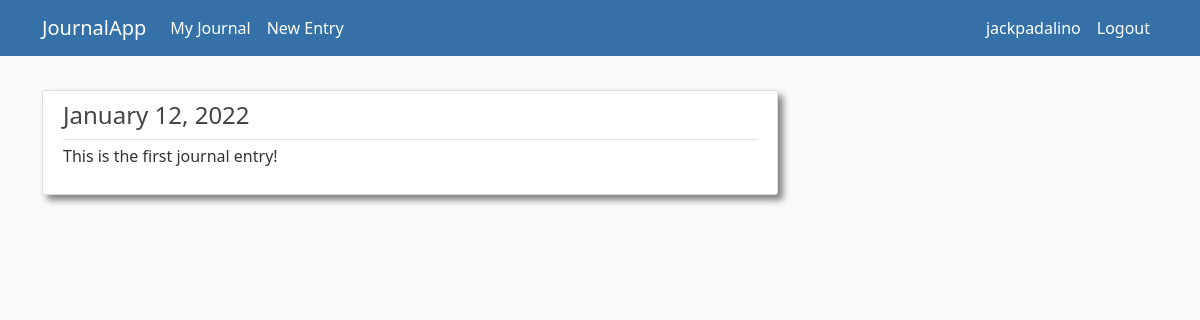
Before: /entry/1 (signed in) with the older database file.
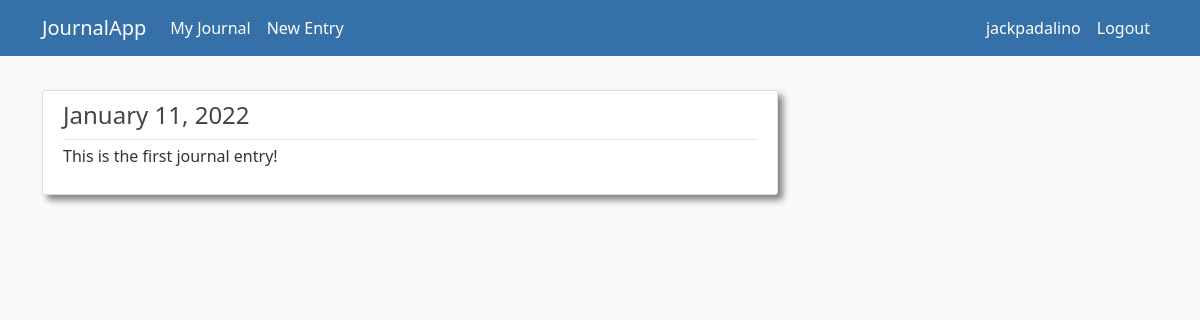
After: the same page with the newer database file.
### journal/models.py (models this page shows, shortened)
class Entry(models.Model):
    title = models.CharField(max_length=100)
    content = models.TextField()
    date_posted = models.DateTimeField(default=timezone.now)
    author = models.ForeignKey(User,on_delete=models.CASCADE)

### journal/views.py (the view)
# urls.py: path('entry/<int:pk>',EntryDetailView.as_view(),name='entry-details'),
class EntryDetailView(DetailView):
    model = Entry
    template_name ='journal/entry.html'

### journal/templates/journal/entry.html
{% extends 'journal/base.html' %}
{% block content %}
<article class="media content-section">
    <div class="media-body">
        <div class="article-metadata">
            <h4 class='article-title'>{{ object.date_posted|date:"F j, Y" }}</h4>
        </div>
        <p class="article-content">{{ object.content }}</p>
    </div>
</article>
{% endblock content %}

Changed rows visible on the page:
changed Entry "This is the first journal entry!": date_posted "January 12, 2022" → "January 11, 2022"
